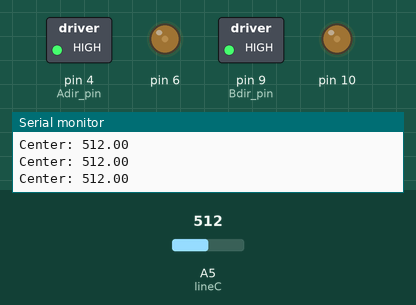
A sketch run on a simulated Arduino Uno, built with avr-gcc and run on an emulated ATmega328P. Parts: switched loads named in the sketch (green lamp = pin HIGH), output pins drawn as LEDs (lit = HIGH), the last lines printed to the serial monitor. Inputs (shaded band) come from the test bench; at power-on: A5 (lineC) = 512.

Above: at 2.3 s.
2.4 s: A5 (lineC) set to 67
5.4 s: A5 (lineC) set to 57
At 6.8 s:
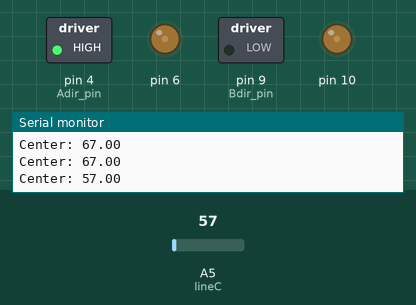
8.4 s: A5 (lineC) set to 122
At 11.1 s:
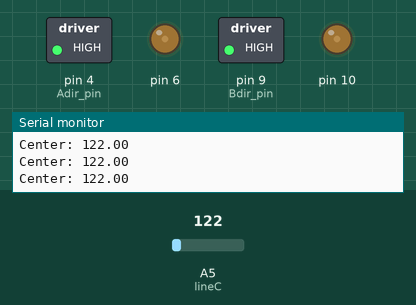
11.4 s: A5 (lineC) set to 50
At 14.0 s:
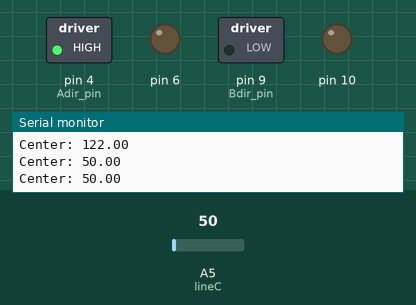
Timing chart, 0 to 15.4 s (numbered marks = the images above; inputs shaded):
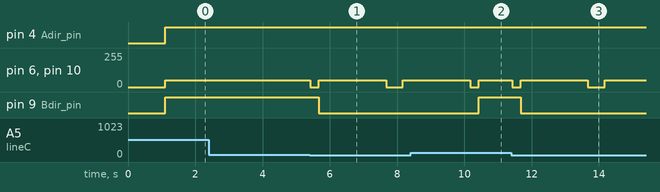

The sketch:

edge.ino
```cpp
#include <Wire.h>
#include "TB6612FNG.h"
#include "drive.h"

const int adir    = 4;  // direction a
const int pwma  = 6;  // HW
const int bdir    = 9;  // direction b
const int pwmb  = 10; // HW
const int speed = 50;
const int turnDelay = 1000;
const int pause = 250;
const byte lineC = A5;

Robot robot;

void setup(){
  robot.init(pwma, adir, pwmb, bdir, turnDelay, pause);
	Serial.begin(9600);
  //pinMode(lineC, INPUT);
  delay(1000);
}

void loop(){

  // get line sensor value
    float outputLine_C = analogRead(lineC);
    Serial.print("Center: ");
    Serial.println(outputLine_C);

    // if on board (ouputLine_C > 100)
    if(outputLine_C > 60) {
      robot.forward(speed);
    }
    else{
      robot.turnAround(speed);
    }
}
```

TB6612FNG.h
```cpp
#ifndef __TB6612FNG_H__
#define __TB6612FNG_H__

// #include <Arduino.h>
#include <stdint.h>

/**
 * ATmega328P, pwm works on pins 3, 5, 6, 9, 10, and 11 at 490/980Hz
 */
class MotorDriver {
public:

  MotorDriver(void){
    ;
  }

  void init(int pwmA, int adir, int pwmB, int bdir, int reset=-1){
    pwmA_pin = pwmA;
    pwmB_pin = pwmB;
    Adir_pin = adir;
    Bdir_pin = bdir;
    reset_pin = reset;

    pinMode(pwmA_pin, OUTPUT);
    pinMode(pwmB_pin, OUTPUT);
    pinMode(Adir_pin, OUTPUT);
    pinMode(Bdir_pin, OUTPUT);

    if(reset_pin){
      pinMode(reset_pin, OUTPUT);
      digitalWrite(reset_pin, HIGH);
    }
  }

  void begin(){
    if(reset_pin){
      digitalWrite(reset_pin, LOW);
      delay(100);
      digitalWrite(reset_pin, HIGH);
    }
  }

  void motorRForward(uint8_t speed){
    digitalWrite(Adir_pin,HIGH);
    analogWrite(pwmA_pin, speed);
  }

  void motorLForward(uint8_t speed){
    digitalWrite(Bdir_pin,HIGH);
    analogWrite(pwmB_pin, speed);
  }

  void motorRReverse(uint8_t speed){
    digitalWrite(Adir_pin,LOW);
    analogWrite(pwmA_pin, speed);
  }

  void motorLReverse(uint8_t speed){
    digitalWrite(Bdir_pin,LOW);
    analogWrite(pwmB_pin, speed);
  }

  /**
   * Stop is defined as PWM set to zero.
   */
  void stopBothMotors(){
    stopMotorR();
    stopMotorL();
  }

  void stopMotorR(){
//    digitalWrite(A0_pin,HIGH);
//    digitalWrite(A1_pin,HIGH);
    analogWrite(pwmA_pin, 0);
  }

  void stopMotorL(){
//    digitalWrite(B0_pin,HIGH);
//    digitalWrite(B1_pin,HIGH);
    analogWrite(pwmB_pin, 0);
  }


//  /**
//   * Coast is defined as a high impedance state. No current runs through motors
//   * and they just spin.
//   */
//  void coastBothMotors(){
//    motor0Coast();
//    motor1Coast();
//  }
//
//  void motor0Coast(){
//    digitalWrite(A0_pin,LOW);
//    digitalWrite(A1_pin,LOW);
//    analogWrite(pwmA_pin, 255);
//  }
//
//  void motor1Coast(){
//    digitalWrite(B0_pin,LOW);
//    digitalWrite(B1_pin,LOW);
//    analogWrite(pwmB_pin, 255);
//  }

protected:

  int pwmA_pin, pwmB_pin, Adir_pin, Bdir_pin, reset_pin;
};

#endif
```

drive.h
```cpp
#ifndef __ROBOT_H__
#define __ROBOT_H__

#include <Wire.h>
#include "TB6612FNG.h"

static int turnPause;
static int motorPause;

class Robot {
public:
Robot(){
    ;
}

void init(int pwmA, int adir, int pwmB, int bdir, int turnP, int motorP){
   motorAB.init(pwmA, adir, pwmB, bdir);
   motorAB.begin();
   turnPause = turnP;
   motorPause = motorP;
   motorAB.stopBothMotors();
}

void allStop(){
    motorAB.stopBothMotors();
}

 void turnLeft(int spd){
    motorAB.stopBothMotors();
    delay(motorPause);
    motorAB.motorRForward(spd*.5);
    motorAB.motorLReverse(spd*.5);
    delay(turnPause);
    motorAB.stopBothMotors();
    delay(motorPause);
 }
 void ncTurnLeft(int spd){
    motorAB.motorRForward(spd*.5);
    motorAB.motorLReverse(spd*.5);
 }

  void halfLeft(int spd){
    motorAB.stopBothMotors();
    delay(motorPause);
    motorAB.motorRForward(spd*.5);
    motorAB.motorLReverse(spd*.5);
    delay(.5*turnPause);
    motorAB.stopBothMotors();
    delay(motorPause);
  }

  void quarterLeft(int spd){
    motorAB.stopBothMotors();
    delay(motorPause);
    motorAB.motorRForward(spd*.5);
    motorAB.motorLReverse(spd*.5);
    delay(.25*turnPause);
    motorAB.stopBothMotors();
    delay(motorPause);
  }

  void turnRight(int spd){
    motorAB.stopBothMotors();
    delay(motorPause);
    motorAB.motorLForward(spd*.5);
    motorAB.motorRReverse(spd*.5);
    delay(turnPause);
    motorAB.stopBothMotors();
    delay(motorPause);
 }
 void ncTurnRight(int spd){
    motorAB.motorLForward(spd*.5);
    motorAB.motorRReverse(spd*.5);
 }
  void halfRight(int spd){
    motorAB.stopBothMotors();
    delay(motorPause);
    motorAB.motorLForward(spd*.5);
    motorAB.motorRReverse(spd*.5);
    delay(.5*turnPause);
    motorAB.stopBothMotors();
    delay(motorPause);
 }
 void quarterRight(int spd){
    motorAB.stopBothMotors();
    delay(motorPause);
    motorAB.motorLForward(spd*.5);
    motorAB.motorRReverse(spd*.5);
    delay(.25*turnPause);
    motorAB.stopBothMotors();
    delay(motorPause);
 }
 void turnAround(int spd){
    motorAB.stopBothMotors();
    delay(motorPause);
    motorAB.motorRForward(spd);
    motorAB.motorLReverse(spd);
    delay(2* turnPause);
    motorAB.stopBothMotors();
    delay(motorPause);
 }

 void forward(int spd){
    motorAB.motorRForward(spd);
    motorAB.motorLForward(spd);
 }

  void reverse(int spd){
    motorAB.motorRReverse(spd);
    motorAB.motorLReverse(spd);
 }

 void slightRight(int spd){
    motorAB.motorLForward(spd);
    motorAB.motorRForward(spd*.85);
 }

  void slightLeft(int spd){
    motorAB.motorLForward(spd*.85);
    motorAB.motorRForward(spd);
 }

  void clockwiseCircle(int spd){
    motorAB.motorLForward(spd);
    motorAB.motorRForward(spd*.5);
  }

  void counterClockwiseCircle(int spd){
    motorAB.motorLForward(spd*.5);
    motorAB.motorRForward(spd);
  }

  float distCalc(float sensorVal){
    return 11.5402*pow(0.995796, sensorVal);
  }

private:
  MotorDriver motorAB;
};
#endif
```

Measured:
- the behaviour switches between 61 and 60 on A5 (lineC) (found by bisection; images 0 and 1)
- after the input at 5.4 s, pin 6, pin 10: 50/255 → 0/255 at once, → 50/255 0.25 s later, → 0/255 2.0 s later, → 50/255 0.50 s later; pin 9 (Bdir_pin): HIGH → LOW after 0.27 s
- after the input at 8.4 s, pin 9 (Bdir_pin): LOW → HIGH after 2.0 s
- after the input at 11.4 s, pin 6, pin 10: 50/255 → 0/255 at once, → 50/255 0.25 s later, → 0/255 2.0 s later, → 50/255 0.50 s later; pin 9 (Bdir_pin): HIGH → LOW after 0.27 s
